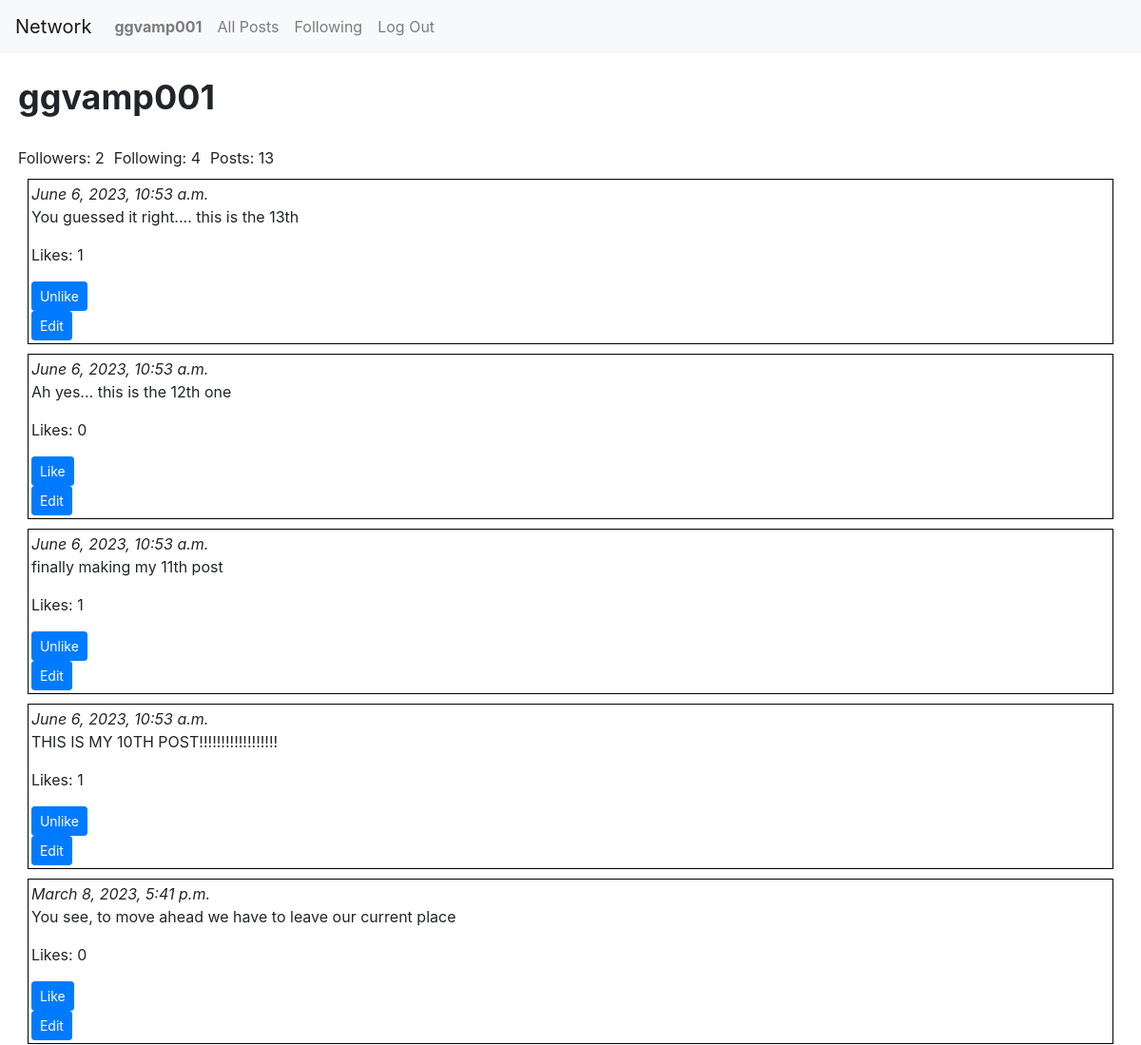
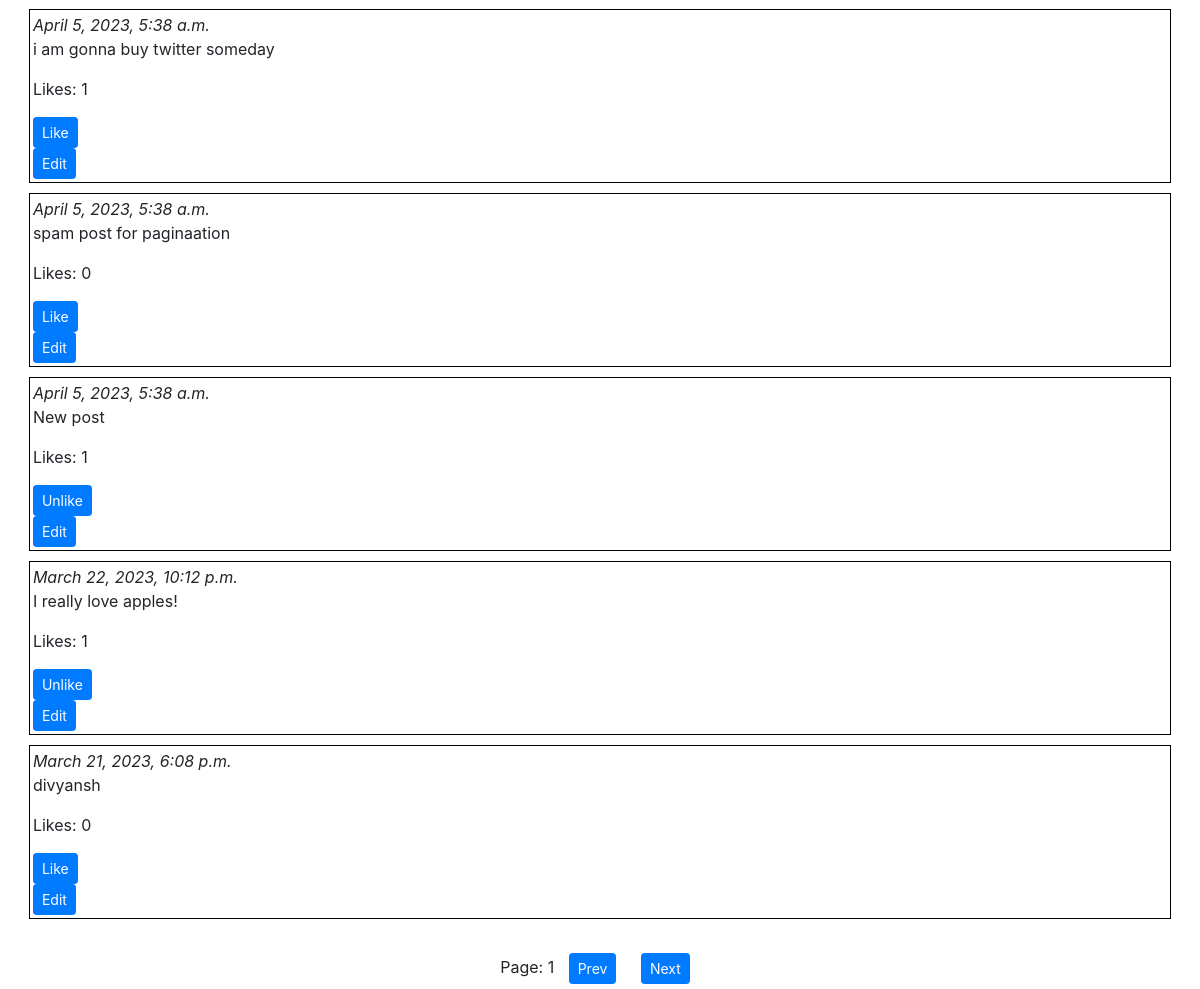
The app's page /user/ggvamp001 (signed in) with its own data (2 pictures, top to bottom).
### network/models.py (models this page shows, shortened)
class User(AbstractUser):
    pass

class Posts(models.Model):
    poster = models.ForeignKey(User, on_delete=models.CASCADE, related_name="posts")
    content = models.TextField(max_length=256)
    time = models.DateTimeField(default=datetime.now())

### network/views.py (the view)
# urls.py: path("user/<str:username>", views.userpage, name="userpage"),
def userpage(request, username):
    user = User.objects.get(username=username)
    allposts = list(Posts.objects.filter(poster=user).values())
    postcount = len(allposts)
    for post in allposts:
        post["likecount"] = len(Like.objects.filter(post_id=post["id"]))
        liked = Like.objects.filter(
            user=request.user, post=Posts.objects.get(id=post["id"])
        )
        if len(liked) == 0:
            post["liked"] = False
        else:
            post["liked"] = True
    allposts.reverse()
    follower = len(user.followers.all())
    following = len(user.following.all())
    try:
        Follower.objects.get(
            follower=User.objects.get(username=request.user.username),
            following=User.objects.get(username=username),
        )
        follow_status = True
    except:
        follow_status = False
    paginator = Paginator(allposts, 10)
    page_no = request.GET.get("page")
    if page_no is None or int(page_no) < 0 or int(page_no) > paginator.num_pages:
        page_no = 1
    page_obj = list(paginator.get_page(page_no))
    return render(
        request,
        "network/userpage.html",
        {
            "username": username,
            "posts": page_obj,
            "pagecount": paginator.num_pages,
            "page": page_no,
            "postcount": postcount,
            "followers": follower,
            "following": following,
            "follow_status": follow_status,
        },
    )

### network/templates/network/userpage.html (shortened to what this page needs)
{% extends "network/layout.html" %}
{% load static %}
{% block body %}
    <div id="UserBody">
        <div id="username">
            {{username}}
        </div>
        <div id="belowFollowButton">
            <div>Followers: {{followers}}</div> <div>Following: {{following}}</div> <div>Posts: {{postcount}}</div>
        </div>
        <div>
            {% for post in posts %}
            <div class="post">
                <i>{{post.time}}</i>
                <div id="toHide{{post.id}}">
                <p id="toupdate{{post.id}}">{{post.content}} </p>
                <p id="post{{post.id}}">Likes: {{post.likecount}}</p>
                {% if user.is_authenticated %}
                <form id="{{post.id}}form" onsubmit="LikePost({{post.id}}); return false">
                    <button class="btn btn-primary btn-sm" id="button{{post.id}}" type="submit">
                        {% if post.liked %}
                            Unlike
                        {% else %}
                            Like
                        {% endif %}
                    </button>
                </form>
                </div>
                {% if user.id == post.poster_id %}
                    <button class="btn btn-primary btn-sm" id="editButton{{post.id}}" onclick="editpost({{post.id}})">Edit</button>
                {% endif %}
                {% endif %}
            </div>
            {% endfor %}
        </div>
    </div>
        {% if pagecount > 1 %}
        <div id="paginatory">
            Page: {{page}}
            <form id="prevButtonForm">
                <button class="btn btn-primary btn-sm" type="submit">Prev</button>
            </form>
            <form action="/user/{{username}}" id="nextButtonForm" method="GET">
                <button class="btn btn-primary btn-sm" type="submit">Next</button>
            </form>
        </div>
        {% endif %}
{% endblock %}

### network/templates/network/layout.html (shortened to what this page needs)
{% load static %}
<!DOCTYPE html>
<html lang="en">
    <head>
        <link rel="stylesheet" href="https://stackpath.bootstrapcdn.com/bootstrap/4.4.1/css/bootstrap.min.css">
        <link href="{% static 'network/styles.css' %}" rel="stylesheet">
    </head>
    <body>
        <nav class="navbar navbar-expand-lg navbar-light bg-light">
            <a class="navbar-brand" href="{% url 'index' %}">Network</a>
            <div>
              <ul class="navbar-nav mr-auto">
                {% if user.is_authenticated %}
                    <li class="nav-item">
                        <a class="nav-link" href="{% url 'userpage' user.username %}"><strong>{{ user.username }}</strong></a>
                    </li>
                {% endif %}
                <li class="nav-item">
                  <a class="nav-link" href="{% url 'index' %}">All Posts</a>
                </li>
                {% if user.is_authenticated %}
                    <li class="nav-item">
                        <form id="followingButton">
                            <input class="nav-link" id="following" type="submit" value="Following">
                        </form>
                    </li>
                    <li class="nav-item">
                        <a class="nav-link" href="{% url 'logout' %}">Log Out</a>
                    </li>
                {% endif %}
              </ul>
            </div>
          </nav>
        <div class="body">
            {% block body %}
            {% endblock %}
        </div>
    </body>
</html>

### network/static/network/styles.css (style rules this page uses)
.post { border: 1px solid black; margin: 10px; padding: 3px; }
#username { font-size: 36px; font-weight: bold; padding-bottom: 15px; animation-name: enterFromRight; animation-duration: 2s; }
.navbar { animation-name: enterFromBottom; animation-duration: 3s; }
#UserBody { padding: .5cm; }
#belowFollowButton { display: flex; flex: wrap; }
#belowFollowButton>div { padding-right: 10px; padding-top: 10px; }
#following { border: none; background: none; }
#paginatory { text-align: center; }
#paginatory * { margin: 5px; display: inline; }

### records on screen
User: username "ggvamp001"
Posts: time "June 6, 2023, 10:53 a.m.", content "You guessed it right.... this is the 13th", likecount "1", shows "Unlike"
Posts: time "June 6, 2023, 10:53 a.m.", content "Ah yes... this is the 12th one", likecount "0", shows "Like"
Posts: time "June 6, 2023, 10:53 a.m.", content "finally making my 11th post", likecount "1", shows "Unlike"
Posts: time "June 6, 2023, 10:53 a.m.", content "THIS IS MY 10TH POST!!!!!!!!!!!!!!!!!!", likecount "1", shows "Unlike"
Posts: time "March 8, 2023, 5:41 p.m.", content "You see, to move ahead we have to leave our current place", likecount "0", shows "Like"
Posts: time "April 5, 2023, 5:38 a.m.", content "i am gonna buy twitter someday", likecount "1", shows "Like"
Posts: time "April 5, 2023, 5:38 a.m.", content "spam post for paginaation", likecount "0", shows "Like"
Posts: time "April 5, 2023, 5:38 a.m.", content "New post", likecount "1", shows "Unlike"
Posts: time "March 22, 2023, 10:12 p.m.", content "I really love apples!", likecount "1", shows "Unlike"
Posts: time "March 21, 2023, 6:08 p.m.", content "divyansh", likecount "0", shows "Like"

### other values on screen
{{ followers }} "2"
{{ following }} "4"
{{ postcount }} "13"
{{ page }} "1"
